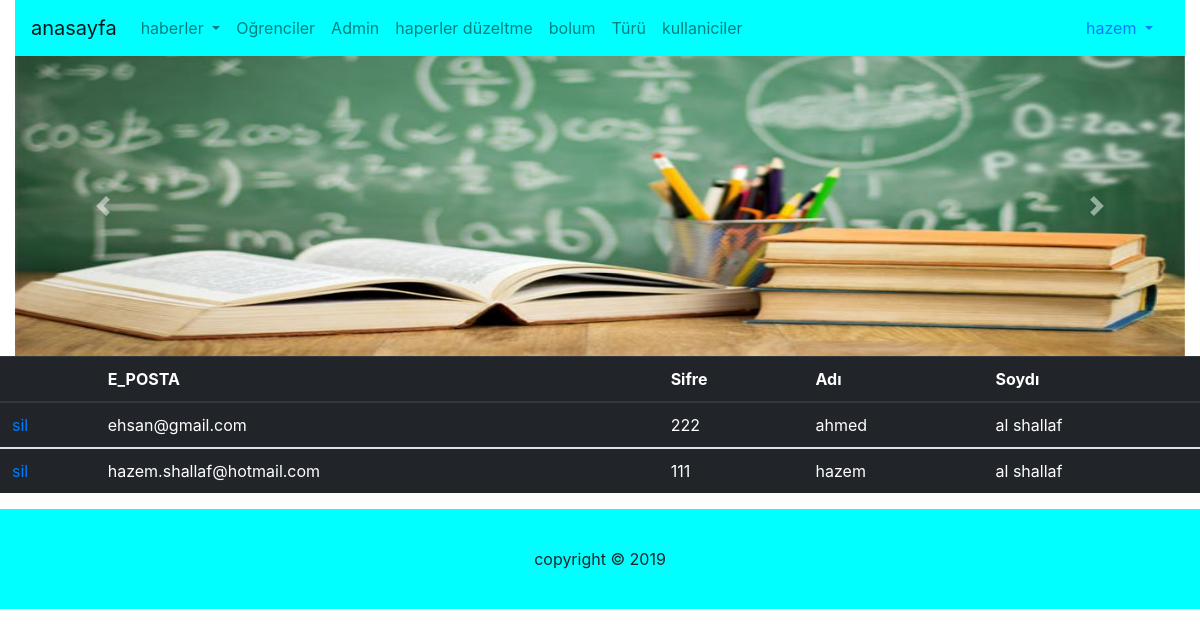
The page /kull.php?kullaniciadi=hazem (signed in) on the database its author committed.
### tables this page shows
CREATE TABLE `kullanici` (
  `TC_NO` int(11) NOT NULL,
  `KULLANICI_ADI` varchar(50) NOT NULL,
  `SIFRE` varchar(50) NOT NULL,
  `E_POSTA` varchar(50) NOT NULL,
  `ADI` varchar(20) NOT NULL,
  `SOYADI` varchar(20) NOT NULL,
  `TELEFON` varchar(12) NOT NULL
);

CREATE TABLE `insanlar` (
  `E_POSTA` varchar(50) NOT NULL,
  `SIFRE` varchar(50) NOT NULL,
  `ADI` varchar(20) NOT NULL,
  `SOYADI` varchar(30) NOT NULL
);

### kull.php (the view, shortened to what this page needs)
<?php include("header.php"); ?>
<?php include("adminustMenu.php"); ?>
<?php include("slider.php"); ?>
<?php
			$sql = mysql_query("select
				* from insanlar");
				echo '<table class="table table-dark">
					<thead>
						<tr>
							<th scope="col"></th>
							<th scope="col">E_POSTA</th>
							<th scope="col">Sifre</th>
							<th scope="col">Adı</th>
							<th scope="col">Soydı</th>
						</tr>
					</thead>';
				while($dizi = mysql_fetch_array($sql))
				{
					echo '<tbody>
						<tr>
							<td><a href="?kullaniciadi='.$kuladi.'&sil='.$dizi["E_POSTA"].'">sil</a></td>
							<td>'.$dizi["E_POSTA"].'</td>
							<td>'.$dizi["SIFRE"].'</td>
							<td>'.$dizi["ADI"].'</td>
							<td>'.$dizi["SOYADI"].'</td>
						</tr>
					</tbody>
				';
				}
				?></table>
<?php include("footer.php"); ?>

### adminustMenu.php (shortened to what this page needs)
<div class="container-fluid" >
	<div class="row">
		<div class="col-12">
		<?php
		$kuladi = $_GET["kullaniciadi"];
				$sql1 = mysql_query("select
				*
			from kullanici where KULLANICI_ADI='$kuladi'");
			while($diz = mysql_fetch_array($sql1))
				{
				echo '<nav class="navbar navbar-expand-lg navbar-light" style="background-color:aqua;">
				<a class="navbar-brand" href="admin.php?kullaniciadi='.$kuladi.'">anasayfa</a>
				<button class="navbar-toggler" type="button" data-toggle="collapse" data-target="#navbarNavDropdown" aria-controls="navbarNavDropdown" aria-expanded="false" aria-label="Toggle navigation">
					<span class="navbar-toggler-icon"></span>
				</button>
				<div class="collapse navbar-collapse" id="navbarNavDropdown">
					<ul class="navbar-nav">
						<li class="nav-item dropdown">
							<a class="nav-link dropdown-toggle" href="#" id="navbarDropdownMenuLink" role="button" data-toggle="dropdown" aria-haspopup="true" aria-expanded="false">
							haberler
							</a>
							<div class="dropdown-menu" aria-labelledby="navbarDropdownMenuLink">';
							echo'</div>
						</li>
						<li class="nav-item">
							<a class="nav-link" href="ogrenciler.php?kullaniciadi='.$kuladi.'">Oğrenciler</a>
						</li>
						<li class="nav-item">
							<a class="nav-link" href="kullaniciler.php?kullaniciadi='.$kuladi.'">Admin</a>
						</li>
						<li class="nav-item">
							<a class="nav-link" href="adminhaperler.php?kullaniciadi='.$kuladi.'">haperler düzeltme</a>
						</li>
						<li class="nav-item">
							<a class="nav-link" href="bolum.php?kullaniciadi='.$kuladi.'">bolum </a>
						</li>
						<li class="nav-item">
							<a class="nav-link" href="turu.php?kullaniciadi='.$kuladi.'">Türü</a>
						</li>
						<li class="nav-item">
							<a class="nav-link" href="kull.php?kullaniciadi='.$kuladi.'">kullaniciler</a>
						</li>
					</ul>
				</div>
				<ul class="nav justify-content-end">
					<li class="nav-item dropdown">
						<a class="nav-link dropdown-toggle" href="#" id="navbarDropdownMenuLink" role="button" data-toggle="dropdown" aria-haspopup="true" aria-expanded="false">
							'.$diz["KULLANICI_ADI"].'
						</a>
						<div class="dropdown-menu" aria-labelledby="navbarDropdownMenuLink">
								<a class="dropdown-item" href="adminayarlar.php?kullaniciadi='.$kuladi.'">Ayarlar</a>
								<a class="dropdown-item" href="cikis.php">Çıkış</a>
						</div>
					</li>
				</ul>
					</nav>';
				}
			?>
		</div>
	</div>
</div>

### stil/stil.css (style rules this page uses)
body { margin: 0 auto ; }

### rows shown on the page
kullanici: KULLANICI_ADI "hazem"
insanlar: E_POSTA "ehsan@gmail.com", SIFRE "222", ADI "ahmed", SOYADI "al shallaf"
insanlar: E_POSTA "hazem.shallaf@hotmail.com", SIFRE "111", ADI "hazem", SOYADI "al shallaf"
